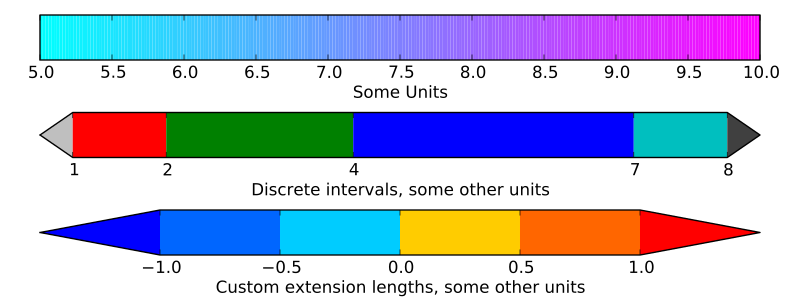

This chart was generated by the following Python code:
'''
Make a colorbar as a separate figure.
'''

from matplotlib import pyplot

# Make a figure and axes with dimensions as desired.
fig = pyplot.figure(figsize=(8,3))
ax1 = fig.add_axes([0.05, 0.80, 0.9, 0.15])
ax2 = fig.add_axes([0.05, 0.475, 0.9, 0.15])
ax3 = fig.add_axes([0.05, 0.15, 0.9, 0.15])

# Set the colormap and norm to correspond to the data for which
# the colorbar will be used.
cmap = mpl.cm.cool
norm = mpl.colors.Normalize(vmin=5, vmax=10)

# ColorbarBase derives from ScalarMappable and puts a colorbar
# in a specified axes, so it has everything needed for a
# standalone colorbar.  There are many more kwargs, but the
# following gives a basic continuous colorbar with ticks
# and labels.
cb1 = mpl.colorbar.ColorbarBase(ax1, cmap=cmap,
                                   norm=norm,
                                   orientation='horizontal')
cb1.set_label('Some Units')

# The second example illustrates the use of a ListedColormap, a
# BoundaryNorm, and extended ends to show the "over" and "under"
# value colors.
cmap = mpl.colors.ListedColormap(['r', 'g', 'b', 'c'])
cmap.set_over('0.25')
cmap.set_under('0.75')

# If a ListedColormap is used, the length of the bounds array must be
# one greater than the length of the color list.  The bounds must be
# monotonically increasing.
bounds = [1, 2, 4, 7, 8]
norm = mpl.colors.BoundaryNorm(bounds, cmap.N)
cb2 = mpl.colorbar.ColorbarBase(ax2, cmap=cmap,
                                     norm=norm,
                                     # to use 'extend', you must
                                     # specify two extra boundaries:
                                     boundaries=[0]+bounds+[13],
                                     extend='both',
                                     ticks=bounds, # optional
                                     spacing='proportional',
                                     orientation='horizontal')
cb2.set_label('Discrete intervals, some other units')

# The third example illustrates the use of custom length colorbar
# extensions, used on a colorbar with discrete intervals.
cmap = mpl.colors.ListedColormap([[0., .4, 1.], [0., .8, 1.],
    [1., .8, 0.], [1., .4, 0.]])
cmap.set_over((1., 0., 0.))
cmap.set_under((0., 0., 1.))

bounds = [-1., -.5, 0., .5, 1.]
norm = mpl.colors.BoundaryNorm(bounds, cmap.N)
cb3 = mpl.colorbar.ColorbarBase(ax3, cmap=cmap,
                                     norm=norm,
                                     boundaries=[-10]+bounds+[10],
                                     extend='both',
                                     # Make the length of each extension
                                     # the same as the length of the
                                     # interior colors:
                                     extendfrac='auto',
                                     ticks=bounds,
                                     spacing='uniform',
                                     orientation='horizontal')
cb3.set_label('Custom extension lengths, some other units')

pyplot.show()
